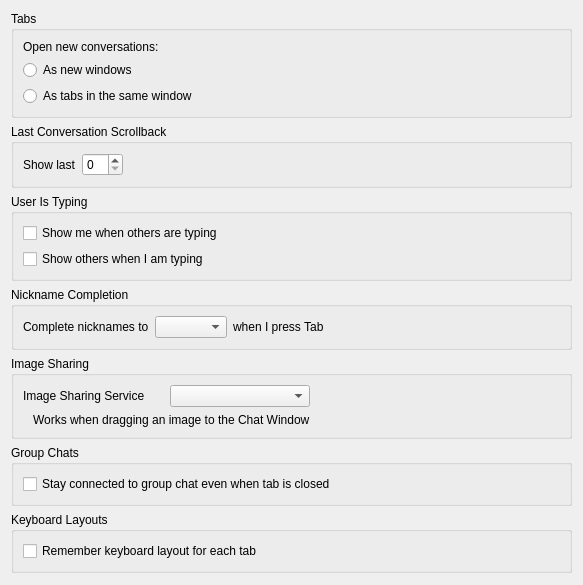
<?xml version="1.0" encoding="UTF-8"?>
<ui version="4.0">
 <class>BehaviorConfigUi</class>
 <widget class="QWidget" name="BehaviorConfigUi">
  <property name="geometry">
   <rect>
    <x>0</x>
    <y>0</y>
    <width>583</width>
    <height>585</height>
   </rect>
  </property>
  <layout class="QVBoxLayout" name="verticalLayout">
   <item>
    <widget class="QGroupBox" name="newTabGroupBox">
     <property name="title">
      <string>Tabs</string>
     </property>
     <layout class="QVBoxLayout" name="verticalLayout_3">
      <item>
       <widget class="QLabel" name="label">
        <property name="text">
         <string>Open new conversations:</string>
        </property>
       </widget>
      </item>
      <item>
       <widget class="QRadioButton" name="radioNew">
        <property name="text">
         <string>As new windows</string>
        </property>
        <attribute name="buttonGroup">
         <string notr="true">newTabButtonGroup</string>
        </attribute>
       </widget>
      </item>
      <item>
       <widget class="QRadioButton" name="radioZero">
        <property name="text">
         <string>As tabs in the same window</string>
        </property>
        <attribute name="buttonGroup">
         <string notr="true">newTabButtonGroup</string>
        </attribute>
       </widget>
      </item>
     </layout>
    </widget>
   </item>
   <item>
    <widget class="QGroupBox" name="scrollbackGroupBox">
     <property name="title">
      <string>Last Conversation Scrollback</string>
     </property>
     <layout class="QGridLayout" name="gridLayout">
      <item row="0" column="0">
       <widget class="QLabel" name="label_p1">
        <property name="text">
         <string extracomment="First part of &quot;Show last %1 messages&quot; string">Show last</string>
        </property>
       </widget>
      </item>
      <item row="0" column="1">
       <widget class="KPluralHandlingSpinBox" name="scrollbackLength"/>
      </item>
      <item row="0" column="2">
       <spacer name="horizontalSpacer">
        <property name="orientation">
         <enum>Qt::Horizontal</enum>
        </property>
        <property name="sizeHint" stdset="0">
         <size>
          <width>40</width>
          <height>20</height>
         </size>
        </property>
       </spacer>
      </item>
     </layout>
    </widget>
   </item>
   <item>
    <widget class="QGroupBox" name="typingGroupBox">
     <property name="title">
      <string>User Is Typing</string>
     </property>
     <layout class="QVBoxLayout" name="verticalLayout_7">
      <item>
       <widget class="QCheckBox" name="checkBoxShowOthersTyping">
        <property name="text">
         <string>Show me when others are typing</string>
        </property>
       </widget>
      </item>
      <item>
       <widget class="QCheckBox" name="checkBoxShowMeTyping">
        <property name="text">
         <string>Show others when I am typing</string>
        </property>
       </widget>
      </item>
     </layout>
    </widget>
   </item>
   <item>
    <widget class="QGroupBox" name="nicknameCompletionGroup">
     <property name="title">
      <string>Nickname Completion</string>
     </property>
     <layout class="QGridLayout" name="gridLayout_2">
      <item row="0" column="1">
       <widget class="QComboBox" name="nicknameCompletionStyle"/>
      </item>
      <item row="0" column="0">
       <widget class="QLabel" name="label_2">
        <property name="text">
         <string>Complete nicknames to</string>
        </property>
       </widget>
      </item>
      <item row="0" column="3">
       <spacer name="horizontalSpacer_2">
        <property name="orientation">
         <enum>Qt::Horizontal</enum>
        </property>
        <property name="sizeHint" stdset="0">
         <size>
          <width>40</width>
          <height>20</height>
         </size>
        </property>
       </spacer>
      </item>
      <item row="0" column="2">
       <widget class="QLabel" name="label_3">
        <property name="text">
         <string>when I press Tab</string>
        </property>
       </widget>
      </item>
     </layout>
    </widget>
   </item>
   <item>
    <widget class="QGroupBox" name="kbuttongroup">
     <property name="title">
      <string>Image Sharing</string>
     </property>
     <layout class="QGridLayout" name="gridLayout_3" columnstretch="0,0,0">
      <item row="0" column="1">
       <widget class="QComboBox" name="imageSharingService"/>
      </item>
      <item row="0" column="0">
       <widget class="QLabel" name="label_4">
        <property name="text">
         <string>Image Sharing Service</string>
        </property>
       </widget>
      </item>
      <item row="0" column="2">
       <spacer name="horizontalSpacer_3">
        <property name="orientation">
         <enum>Qt::Horizontal</enum>
        </property>
        <property name="sizeHint" stdset="0">
         <size>
          <width>40</width>
          <height>20</height>
         </size>
        </property>
       </spacer>
      </item>
      <item row="1" column="0" colspan="2">
       <widget class="QLabel" name="label_5">
        <property name="styleSheet">
         <string notr="true">font: 8pt &quot;Sans Serif&quot;;</string>
        </property>
        <property name="text">
         <string>Works when dragging an image to the Chat Window</string>
        </property>
        <property name="alignment">
         <set>Qt::AlignLeading|Qt::AlignLeft|Qt::AlignVCenter</set>
        </property>
        <property name="indent">
         <number>10</number>
        </property>
       </widget>
      </item>
     </layout>
    </widget>
   </item>
   <item>
    <widget class="QGroupBox" name="groupChatsGroup">
     <property name="title">
      <string>Group Chats</string>
     </property>
     <layout class="QFormLayout" name="formLayout">
      <property name="fieldGrowthPolicy">
       <enum>QFormLayout::ExpandingFieldsGrow</enum>
      </property>
      <item row="0" column="0">
       <widget class="QCheckBox" name="dontLeaveGroupChats">
        <property name="toolTip">
         <string extracomment="When enabled, you will remain connected to a chat room even when you close the chat window and you will still receive notifications, for example when someone highlights your name."/>
        </property>
        <property name="text">
         <string>Stay connected to group chat even when tab is closed</string>
        </property>
       </widget>
      </item>
     </layout>
    </widget>
   </item>
   <item>
    <widget class="QGroupBox" name="groupBox">
     <property name="title">
      <string>Keyboard Layouts</string>
     </property>
     <layout class="QFormLayout" name="formLayout_2">
      <item row="0" column="0">
       <widget class="QCheckBox" name="rememberTabKeyboardLayout">
        <property name="text">
         <string>Remember keyboard layout for each tab</string>
        </property>
       </widget>
      </item>
     </layout>
    </widget>
   </item>
   <item>
    <spacer name="verticalSpacer">
     <property name="orientation">
      <enum>Qt::Vertical</enum>
     </property>
     <property name="sizeHint" stdset="0">
      <size>
       <width>20</width>
       <height>40</height>
      </size>
     </property>
    </spacer>
   </item>
  </layout>
 </widget>
 <customwidgets>
  <customwidget>
   <class>KPluralHandlingSpinBox</class>
   <extends>QSpinBox</extends>
   <header>kpluralhandlingspinbox.h</header>
  </customwidget>
 </customwidgets>
 <resources/>
 <connections/>
 <buttongroups>
  <buttongroup name="newTabButtonGroup"/>
 </buttongroups>
</ui>
